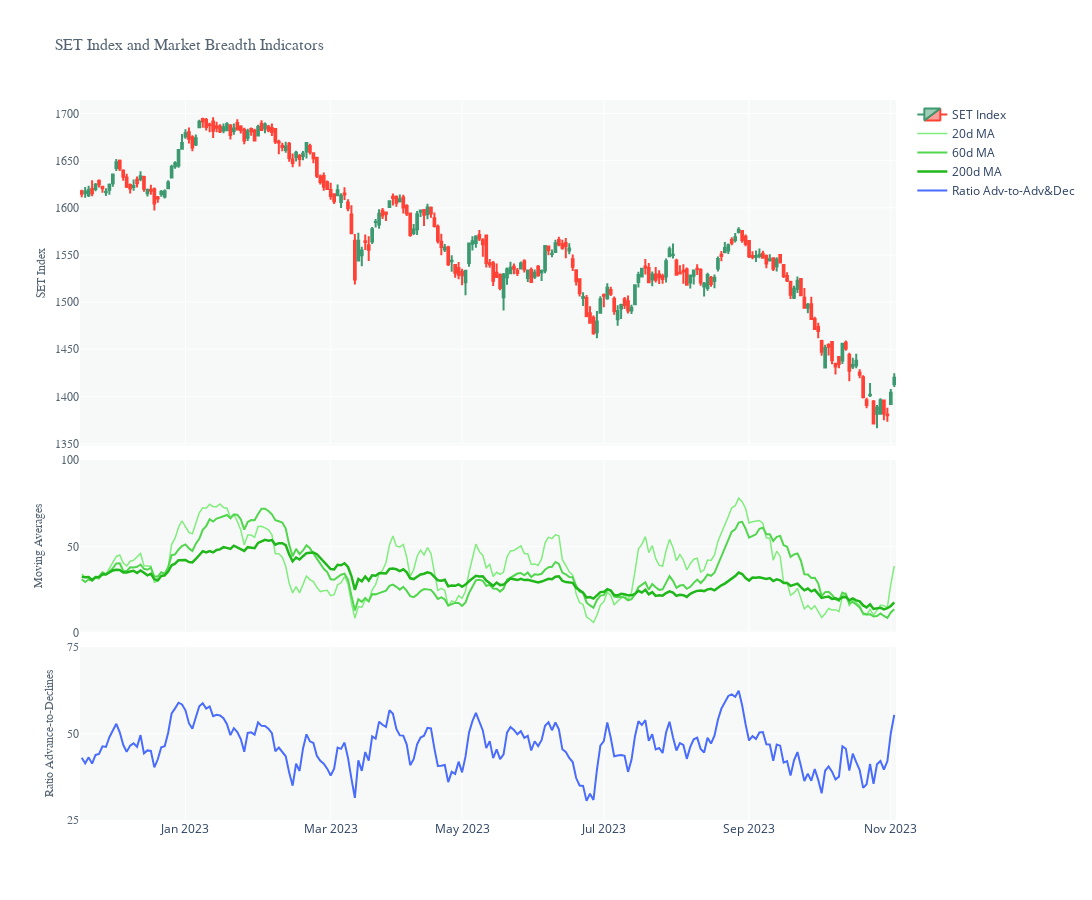

The notebook cell saved with this chart:
### Markdown cell above
<h6><b>SET Index, Moving Average</b></h6>

### Code cell
# Create a date range from the start date to the end date
dt_all = pd.date_range(start=SET_Index['Date'].iloc[0], end=SET_Index['Date'].iloc[-1])

# Retrieve the dates that are in the original dataset
dt_obs = [d for d in pd.to_datetime(SET_Index['Date'])]

# Define dates with missing values
dt_breaks = [d.strftime("%Y-%m-%d") for d in dt_all if d not in dt_obs]

# Create a subplot figure with three rows and one column
fig1 = make_subplots(rows=3, cols=1, shared_xaxes=True, vertical_spacing=0.02, row_heights=[0.4, 0.2, 0.2])

# Plot SET Index on the first row
fig1.add_trace(go.Candlestick(x=SET_Index['Date'],
                            open=SET_Index['Open'],
                            high=SET_Index['High'],
                            low=SET_Index['Low'],
                            close=SET_Index['Close'],
                            name='SET Index'))

# Calculate the total number of stocks
noStock = SET_Index.Advance[0] + SET_Index.Unchanged[0] + SET_Index.Declines[0]

# Plot Moving Averages 20, 60, 200 days on the second row
fig1.add_trace(go.Scatter(name='20d MA',
                          x=SET_Index['Date'], y=SET_Index['MA20'],
                          mode='lines', line=dict(color='#80ED7C', width=1.5)),
               row=2, col=1)
fig1.add_trace(go.Scatter(name='60d MA',
                          x=SET_Index['Date'], y=SET_Index['MA60'],
                          mode='lines', line=dict(color='#51D64D', width=2.0)),
               row=2, col=1)
fig1.add_trace(go.Scatter(name='200d MA',
                          x=SET_Index['Date'], y=SET_Index['MA200'],
                          mode='lines', line=dict(color='#20B71B', width=2.5)),
               row=2, col=1)

# Plot Ratio Advances / (Advances + Declines) on the third row
fig1.add_trace(go.Scatter(name='Ratio Adv-to-Adv&Dec',
                          x=SET_Index['Date'],
                          y=getEMA(100*(SET_Index['Advance']/(SET_Index['Advance']+SET_Index['Declines'])), 10),
                          mode='lines', line=dict(color='#496CFD', width=2)),
               row=3, col=1)

# Update layout
fig1.update_layout(height=900, width=1200, 
                   showlegend=False, xaxis_rangeslider_visible=False, 
                   plot_bgcolor="#F7F9F9")

# Hide dates with no values
fig1.update_xaxes(rangebreaks=[dict(values=dt_breaks)])

# Update y-axis titles and fonts
fig1.update_yaxes(title_text="SET Index", 
                  title_font=dict(size=12, family='Arial', color='#566573'), 
                  tickfont=dict(size=12, family='Arial', color='#566573'), 
                  title_standoff=6, row=1, col=1)

fig1.update_yaxes(title_text="Moving Averages", 
                  range=[0, 100], tickmode='array', tickvals=(0, 100, 50),
                  title_font=dict(size=12, family='Arial', color='#566573'), 
                  tickfont=dict(size=12, family='Arial', color='#566573'), 
                  title_standoff=15, row=2, col=1)

fig1.update_yaxes(title_text="Ratio Advance-to-Declines", 
                  range=[25, 75], tickmode='array', tickvals=(25, 75, 50),
                  title_font=dict(size=12, family='Arial', color='#566573'), 
                  tickfont=dict(size=12, family='Arial', color='#566573'), 
                  title_standoff=10, row=3, col=1)

# Update x-axis label
fig1.update_xaxes(title_font=dict(size=16, family='Arial', color='#566573'), 
                  row=3, col=1)

# Update the overall layout title
fig1.update_layout(title='SET Index and Market Breadth Indicators', 
                   title_font=dict(size=16, family='Arial', color='#566573'), 
                   showlegend=True)

# Set the date range
start_date = dt.datetime.today() - dt.timedelta(300)
end_date = dt.datetime.today() + dt.timedelta(hours=7)
fig1.update_layout(xaxis_range=[start_date, end_date])

### Figure 1 — Plotly figure (JSON) as saved in the notebook; plotly's stock layout.template omitted (floating-point values rounded to 4 significant figures; data arrays with more than 128 entries replaced by an {"elided": "..."} marker saying what was removed)
{"data": [{"close": {"elided": "236 float values"}, "high": {"elided": "236 float values"}, "low": {"elided": "236 float values"}, "name": "SET Index", "open": {"elided": "236 float values"}, "type": "candlestick", "x": {"elided": "236 str values"}}, {"line": {"color": "#80ED7C", "width": 1.5}, "mode": "lines", "name": "20d MA", "type": "scatter", "x": {"elided": "236 str values"}, "xaxis": "x2", "y": {"elided": "236 float values"}, "yaxis": "y2"}, {"line": {"color": "#51D64D", "width": 2}, "mode": "lines", "name": "60d MA", "type": "scatter", "x": {"elided": "236 str values"}, "xaxis": "x2", "y": {"elided": "236 float values"}, "yaxis": "y2"}, {"line": {"color": "#20B71B", "width": 2.5}, "mode": "lines", "name": "200d MA", "type": "scatter", "x": {"elided": "236 str values"}, "xaxis": "x2", "y": {"elided": "236 float values"}, "yaxis": "y2"}, {"line": {"color": "#496CFD", "width": 2}, "mode": "lines", "name": "Ratio Adv-to-Adv&Dec", "type": "scatter", "x": {"elided": "236 str values"}, "xaxis": "x3", "y": {"elided": "236 float values"}, "yaxis": "y3"}], "layout": {"height": 900, "plot_bgcolor": "#F7F9F9", "showlegend": true, "title": {"font": {"color": "#566573", "family": "Arial", "size": 16}, "text": "SET Index and Market Breadth Indicators"}, "width": 1200, "xaxis": {"anchor": "y", "domain": [0, 1], "matches": "x3", "range": ["2023-01-08T09:24:20.663600", "2023-11-04T16:24:20.663600"], "rangebreaks": [{"values": ["2022-11-19", "2022-11-20", "2022-11-26", "2022-11-27", "2022-12-03", "2022-12-04", "2022-12-05", "2022-12-10", "2022-12-11", "2022-12-12", "2022-12-17", "2022-12-18", "2022-12-24", "2022-12-25", "2022-12-31", "2023-01-01", "2023-01-02", "2023-01-07", "2023-01-08", "2023-01-14", "2023-01-15", "2023-01-21", "2023-01-22", "2023-01-28", "2023-01-29", "2023-02-04", "2023-02-05", "2023-02-11", "2023-02-12", "2023-02-18", "2023-02-19", "2023-02-25", "2023-02-26", "2023-03-04", "2023-03-05", "2023-03-06", "2023-03-11", "2023-03-12", "2023-03-18", "2023-03-19", "2023-03-25", "2023-03-26", "2023-04-01", "2023-04-02", "2023-04-06", "2023-04-08", "2023-04-09", "2023-04-13", "2023-04-14", "2023-04-15", "2023-04-16", "2023-04-22", "2023-04-23", "2023-04-29", "2023-04-30", "2023-05-01", "2023-05-04", "2023-05-05", "2023-05-06", "2023-05-07", "2023-05-13", "2023-05-14", "2023-05-20", "2023-05-21", "2023-05-27", "2023-05-28", "2023-06-03", "2023-06-04", "2023-06-05", "2023-06-10", "2023-06-11", "2023-06-17", "2023-06-18", "2023-06-24", "2023-06-25", "2023-07-01", "2023-07-02", "2023-07-08", "2023-07-09", "2023-07-15", "2023-07-16", "2023-07-22", "2023-07-23", "2023-07-28", "2023-07-29", "2023-07-30", "2023-08-01", "2023-08-05", "2023-08-06", "2023-08-12", "2023-08-13", "2023-08-14", "2023-08-19", "2023-08-20", "2023-08-26", "2023-08-27", "2023-09-02", "2023-09-03", "2023-09-09", "2023-09-10", "2023-09-16", "2023-09-17", "2023-09-23", "2023-09-24", "2023-09-30", "2023-10-01", "2023-10-07", "2023-10-08", "2023-10-13", "2023-10-14", "2023-10-15", "2023-10-21", "2023-10-22", "2023-10-23", "2023-10-28", "2023-10-29"]}], "rangeslider": {"visible": false}, "showticklabels": false}, "xaxis2": {"anchor": "y2", "domain": [0, 1], "matches": "x3", "rangebreaks": [{"values": ["2022-11-19", "2022-11-20", "2022-11-26", "2022-11-27", "2022-12-03", "2022-12-04", "2022-12-05", "2022-12-10", "2022-12-11", "2022-12-12", "2022-12-17", "2022-12-18", "2022-12-24", "2022-12-25", "2022-12-31", "2023-01-01", "2023-01-02", "2023-01-07", "2023-01-08", "2023-01-14", "2023-01-15", "2023-01-21", "2023-01-22", "2023-01-28", "2023-01-29", "2023-02-04", "2023-02-05", "2023-02-11", "2023-02-12", "2023-02-18", "2023-02-19", "2023-02-25", "2023-02-26", "2023-03-04", "2023-03-05", "2023-03-06", "2023-03-11", "2023-03-12", "2023-03-18", "2023-03-19", "2023-03-25", "2023-03-26", "2023-04-01", "2023-04-02", "2023-04-06", "2023-04-08", "2023-04-09", "2023-04-13", "2023-04-14", "2023-04-15", "2023-04-16", "2023-04-22", "2023-04-23", "2023-04-29", "2023-04-30", "2023-05-01", "2023-05-04", "2023-05-05", "2023-05-06", "2023-05-07", "2023-05-13", "2023-05-14", "2023-05-20", "2023-05-21", "2023-05-27", "2023-05-28", "2023-06-03", "2023-06-04", "2023-06-05", "2023-06-10", "2023-06-11", "2023-06-17", "2023-06-18", "2023-06-24", "2023-06-25", "2023-07-01", "2023-07-02", "2023-07-08", "2023-07-09", "2023-07-15", "2023-07-16", "2023-07-22", "2023-07-23", "2023-07-28", "2023-07-29", "2023-07-30", "2023-08-01", "2023-08-05", "2023-08-06", "2023-08-12", "2023-08-13", "2023-08-14", "2023-08-19", "2023-08-20", "2023-08-26", "2023-08-27", "2023-09-02", "2023-09-03", "2023-09-09", "2023-09-10", "2023-09-16", "2023-09-17", "2023-09-23", "2023-09-24", "2023-09-30", "2023-10-01", "2023-10-07", "2023-10-08", "2023-10-13", "2023-10-14", "2023-10-15", "2023-10-21", "2023-10-22", "2023-10-23", "2023-10-28", "2023-10-29"]}], "showticklabels": false}, "xaxis3": {"anchor": "y3", "domain": [0, 1], "rangebreaks": [{"values": ["2022-11-19", "2022-11-20", "2022-11-26", "2022-11-27", "2022-12-03", "2022-12-04", "2022-12-05", "2022-12-10", "2022-12-11", "2022-12-12", "2022-12-17", "2022-12-18", "2022-12-24", "2022-12-25", "2022-12-31", "2023-01-01", "2023-01-02", "2023-01-07", "2023-01-08", "2023-01-14", "2023-01-15", "2023-01-21", "2023-01-22", "2023-01-28", "2023-01-29", "2023-02-04", "2023-02-05", "2023-02-11", "2023-02-12", "2023-02-18", "2023-02-19", "2023-02-25", "2023-02-26", "2023-03-04", "2023-03-05", "2023-03-06", "2023-03-11", "2023-03-12", "2023-03-18", "2023-03-19", "2023-03-25", "2023-03-26", "2023-04-01", "2023-04-02", "2023-04-06", "2023-04-08", "2023-04-09", "2023-04-13", "2023-04-14", "2023-04-15", "2023-04-16", "2023-04-22", "2023-04-23", "2023-04-29", "2023-04-30", "2023-05-01", "2023-05-04", "2023-05-05", "2023-05-06", "2023-05-07", "2023-05-13", "2023-05-14", "2023-05-20", "2023-05-21", "2023-05-27", "2023-05-28", "2023-06-03", "2023-06-04", "2023-06-05", "2023-06-10", "2023-06-11", "2023-06-17", "2023-06-18", "2023-06-24", "2023-06-25", "2023-07-01", "2023-07-02", "2023-07-08", "2023-07-09", "2023-07-15", "2023-07-16", "2023-07-22", "2023-07-23", "2023-07-28", "2023-07-29", "2023-07-30", "2023-08-01", "2023-08-05", "2023-08-06", "2023-08-12", "2023-08-13", "2023-08-14", "2023-08-19", "2023-08-20", "2023-08-26", "2023-08-27", "2023-09-02", "2023-09-03", "2023-09-09", "2023-09-10", "2023-09-16", "2023-09-17", "2023-09-23", "2023-09-24", "2023-09-30", "2023-10-01", "2023-10-07", "2023-10-08", "2023-10-13", "2023-10-14", "2023-10-15", "2023-10-21", "2023-10-22", "2023-10-23", "2023-10-28", "2023-10-29"]}], "title": {"font": {"color": "#566573", "family": "Arial", "size": 16}}}, "yaxis": {"anchor": "x", "domain": [0.52, 1], "tickfont": {"color": "#566573", "family": "Arial", "size": 12}, "title": {"font": {"color": "#566573", "family": "Arial", "size": 12}, "standoff": 6, "text": "SET Index"}}, "yaxis2": {"anchor": "x2", "domain": [0.26, 0.5], "range": [0, 100], "tickfont": {"color": "#566573", "family": "Arial", "size": 12}, "tickmode": "array", "tickvals": [0, 100, 50], "title": {"font": {"color": "#566573", "family": "Arial", "size": 12}, "standoff": 15, "text": "Moving Averages"}}, "yaxis3": {"anchor": "x3", "domain": [0, 0.24], "range": [25, 75], "tickfont": {"color": "#566573", "family": "Arial", "size": 12}, "tickmode": "array", "tickvals": [25, 75, 50], "title": {"font": {"color": "#566573", "family": "Arial", "size": 12}, "standoff": 10, "text": "Ratio Advance-to-Declines"}}}}
